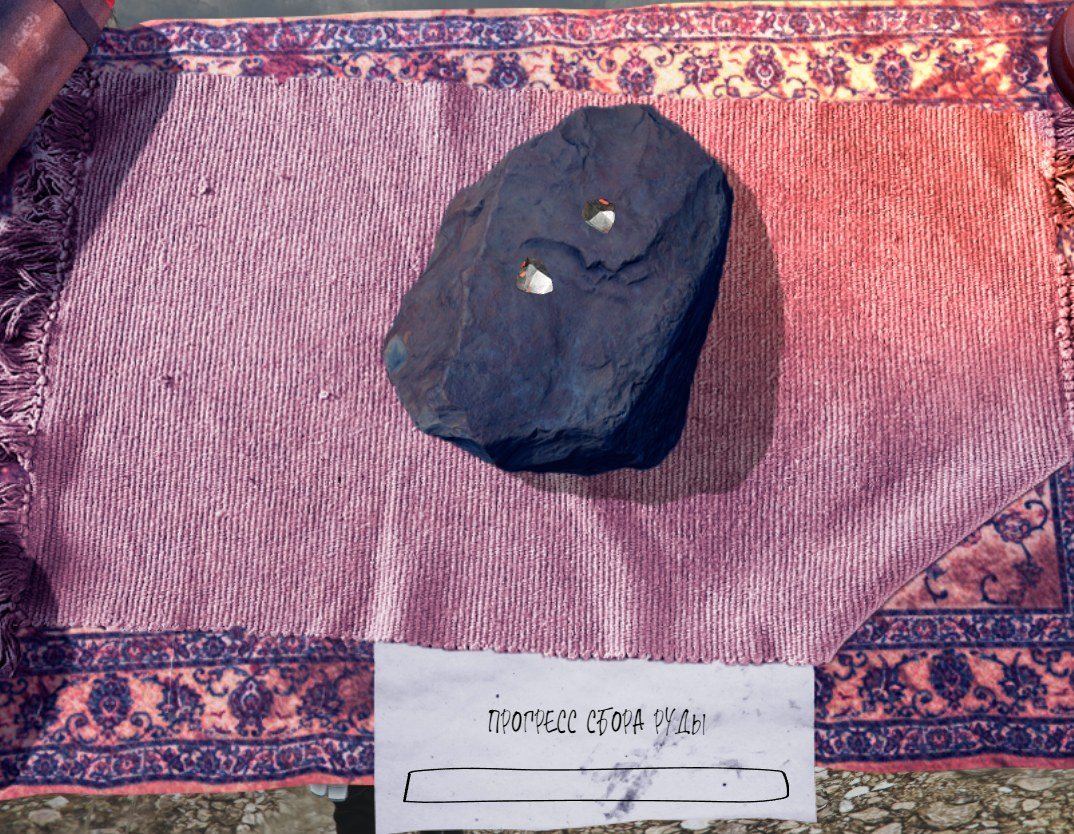
#> input picture tests/fixtures/miner/overlay-123454.jpg, 1074 x 834 px
$ python -i vision.py   (imports and definitions only)
#> lines starting #> are read from the running program, lines starting #| are printed output that depends on the picture; after the words box and inside, x2 and y2 are one past the last pixel; in counts of white or black regions, pixels touching at a corner belong together
"""Разбор кадра карьера в GTA: стол, полоса добычи, вкрапления, уведомление.

Модуль не создаёт окон и не отправляет ввод: он получает кадр и отвечает, что
сейчас на экране. Так же живут пара ``blackjack.py`` / ``blackjack_vision.py``
и начинка ``poker/`` — распознавание проверяется на сохранённых кадрах без
запуска CustomTkinter.

Области заданы долями клиентской области, а размеры знаков и ядер — в пикселях
эталонного кадра 2560x1440. Кадр другого разрешения приводится к эталону в
``to_reference()``, поэтому 1920x1080 считается теми же числами, а координаты
целей возвращаются обратно в систему исходного кадра.

Замеры сняты по записи карьера от 26.08.2026 (38 камней) и разобраны в
``tests/fixtures/miner/README.md``.
"""

from __future__ import annotations

import ctypes
from ctypes import wintypes
from functools import lru_cache
from typing import NamedTuple

import cv2
import numpy as np


ORE_TYPES: tuple[tuple[str, str], ...] = (
    ("iron", "Железная"),
    ("silver", "Серебряная"),
    ("copper", "Медная"),
    ("tin", "Оловянная"),
    ("gold", "Золотая"),
    ("manganese", "Марганцевая"),
    ("silicon", "Кремниевая"),
    ("chrome", "Хромовая"),
    ("nickel", "Никелевая"),
)
ORE_NAMES = dict(ORE_TYPES)
ORE_KEYS = tuple(key for key, _title in ORE_TYPES)

REFERENCE_WIDTH = 2560
REFERENCE_HEIGHT = 1440

# Ковёр занимает середину экрана целиком; кусок взят с запасом внутрь, чтобы
# в него не попадали ни земля, ни подсказки по краям кадра.
RUG_SAMPLE_RATIO = (0.30, 0.20, 0.42, 0.58)
RUG_SAMPLE_SHARE = 0.30
# Полоса «Добыча руды» в правом нижнем углу: замерена как 226x8 в (2280,1334).
MINING_BAR_RATIO = (0.86, 0.915, 0.13, 0.025)
# Плашка уведомления «Вы собрали … руда!» по низу экрана, замерена в
# (1001,1336)-(1542,1402). Текст в ней прижат влево, а не отцентрован.
TOAST_RATIO = (0.34, 0.9278, 0.32, 0.0458)

PINK_RUG = ((145, 30, 55), (179, 255, 255))
# Камень на ковре синевато-серый при любом освещении записи: hue 104-124,
# насыщенность от 78. Земля и бумажка «прогресс сбора руды» тёплые (hue 7-20)
# и в эти границы не попадают.
STONE_HUE = (98, 128)
STONE_MIN_SATURATION = 65
STONE_VALUE = (50, 140)
# Камни записи занимают 44 000-107 000 px², сточенный — меньше. Порог взят
# заметно ниже самого мелкого: отбор всё равно держится на цвете и форме.
STONE_MIN_AREA = 18_000
STONE_MIN_FILL = 0.52
# Шейка между слипшимися камнями бывает и в девять пикселей, и в сорок.
STONE_SPLIT_EROSIONS = (9, 17, 25, 33, 41)

# Шире любого спрайта руды: top-hat этим ядром оставляет вкрапление и убирает
# сам камень. Прямоугольник, а не эллипс, не для красоты — OpenCV раскладывает
# его на два прохода, и кадр разбирается за десятки миллисекунд вместо секунд.
INCLUSION_KERNEL = cv2.getStructuringElement(cv2.MORPH_RECT, (71, 71))
# После top-hat крупинка руды сидит в верхнем проценте яркости камня: медиана
# фона 20-29, девяностый процентиль 49-92, а сами вкрапления 200-255.
INCLUSION_THRESHOLD = 150
INCLUSION_AREA = (28, 2600)
# Плотность цели: её площадь к площади выпуклой оболочки. Отсекает не руду, а
# растянутые кляксы — трещины, кайму ковра, лучи вспышки сбора.
#
# Порог стоял на 0,62 и резал ровно посередине живого облака. Бледный
# серебристый кристалл полупрозрачный: от камня у него отклоняется только
# светящийся контур и рёбра граней, а плоская середина — нет, и после top-hat
# он выходит не пятном, а полым рваным кольцом. Оболочка у кольца вдвое больше
# его самого, и плотность падает в 0,53-0,62 — под самый порог.
#
# По 1550 кадрам столов записи «тест 2»: у принятых целей минимум 0,621, у
# отброшенных максимум 0,620. Зазора между двумя кучами нет — это одна куча,
# разрезанная константой. Ниже 0,50 не живёт вообще ничего (самая рыхлая цель
# записи — 0,413), поэтому порог опущен туда: он возвращает 503 цели из 509
# отброшенных и не пускает ничего нового.
INCLUSION_MIN_SOLIDITY = 0.50
# Крупинка руды поперёк не больше сорока пикселей: цели ближе этого — куски
# одного блестящего спрайта, а не две руды.
INCLUSION_MERGE_DISTANCE = 30
# Стрелка курсора на камне — белое пятно с тёмной обводкой, и своё отклонение
# от камня у неё не хуже, чем у руды: на записи «тест 2» она набирала 245 при
# 212 у настоящего кристалла и вставала первой в очереди. Кликать её бесполезно
# — мышь уже там, — и стол 3:42 простоял из-за этого пять секунд.
#
# Поэтому под курсором отклонение гасится. Не цель отбрасывается, а пиксели:
# крупинка, накрытая стрелкой, остаётся целью по тому, что торчит из-под неё.
# Замерено вычитанием кадров: след стрелки 11x18 при 2560x1440. Рамка взята с
# запасом — на 1920x1080 тот же курсор после приведения к эталону крупнее.
CURSOR_PATCH = (-3, -3, 16, 26)
# Ниже этой яркости насыщенность пикселя ничего не значит — см. отбор целей.
LIT_ENOUGH_FOR_SATURATION = 65
# Руда отражает свет, щель между гранями — нет. Цель, в которой света нет
# вовсе, — это тень, и кликать по ней бесполезно: см. отбор целей.
LIT_ENOUGH_FOR_ORE = 25
# Тёмные выемки по силуэту камня похожи на чёрную руду. Центр цели обязан
# лежать внутри камня, ужатого на эту кайму.
INCLUSION_EDGE_MARGIN = 19

# Слова уведомления. «собрали» и «руда!» в нём не меняются, и по их ширине
# видно и масштаб текста, и что читается именно та фраза.
TOAST_ANCHOR = "собрали"
TOAST_TAIL = "руда!"
TOAST_ANCHOR_WIDTH = (60, 78)
TOAST_TAIL_WIDTH = (36, 50)
TOAST_ORE_WIDTH = (58, 150)
TOAST_WORD_GAP = 6
TOAST_ACCEPT_DISTANCE = 0.16
TOAST_WIDTH_TOLERANCE = 7.0
TOAST_FACES = ("Segoe UI", "Calibri", "Arial", "Tahoma", "Franklin Gothic Medium")
TOAST_HEIGHTS = (19, 20, 21, 22, 23, 24)


class OreTarget(NamedTuple):
    """Вкрапление руды на камне: куда нажимать и насколько уверенно."""

    x: int
    y: int
    score: float
    kind: str


class ToastReading(NamedTuple):
    """Что удалось прочитать в плашке «Вы собрали … руда!»."""

    visible: bool
    ore: str | None
    distance: float


# [6 lines left out: function supported_resolution, not called in this run]


def to_reference(image: np.ndarray) -> tuple[np.ndarray, float, float]:
    """Привести кадр к 2560x1440 и вернуть множители обратного пересчёта."""
    height, width = image.shape[:2]
    if width == REFERENCE_WIDTH and height == REFERENCE_HEIGHT:
        return image, 1.0, 1.0
    scaled = cv2.resize(
        image, (REFERENCE_WIDTH, REFERENCE_HEIGHT), interpolation=cv2.INTER_AREA,
    )
    return scaled, width / REFERENCE_WIDTH, height / REFERENCE_HEIGHT


# [76 lines left out: functions _crop, sorting_table_visible, _mining_bar_box, mining_bar_visible, mining_bar_fill, not called in this run]


def _rug_mask(hsv: np.ndarray) -> np.ndarray:
    rug = cv2.inRange(hsv, *PINK_RUG)
    # Смыкание залечивает крапинки узора. Оно только добавляет розовое, поэтому
    # узкая полоска ковра между двумя соприкасающимися камнями от него не
    # исчезает — а именно на ней камни и разделяются.
    #
    # Ядро маленькое не случайно. Красная руда по цвету от ковра неотличима и
    # попадает в эту маску; ядром 25x25 её раздувало до края камня, выемка
    # выходила на силуэт, и заливка контура её уже не закрывала. На тридцати
    # семи столах записи разница между 25 и 9 — шестнадцать найденных
    # вкраплений, а число самих камней не меняется вовсе.
    return cv2.morphologyEx(rug, cv2.MORPH_CLOSE, np.ones((9, 9), dtype=np.uint8))


def _fill_interior(mask: np.ndarray) -> np.ndarray:
    """Залить силуэт до внешнего контура.

    Красная руда по оттенку от розового ковра неотличима: hue у неё уходит за
    180 и возвращается в тот же диапазон 145-179. Поэтому красное вкрапление
    попадает в маску ковра и **вырезает себе дырку в собственном камне** — на
    столе 3:23 записи так пропадало единственное оставшееся вкрапление. Заливка
    внешнего контура возвращает его внутрь камня. Выемки по силуэту при этом
    остаются снаружи: контур повторяет очертания, а не обтягивает их выпукло.
    """
    contours, _hierarchy = cv2.findContours(
        mask, cv2.RETR_EXTERNAL, cv2.CHAIN_APPROX_SIMPLE,
    )
    filled = np.zeros_like(mask)
    cv2.drawContours(filled, contours, -1, 255, cv2.FILLED)
    return filled


def _stone_masks(hsv: np.ndarray) -> list[np.ndarray]:
    """Камни как дырки внутри ковра.

    Искать камень своим цветом — путь, на котором он теряется при каждом
    новом освещении. Ковёр же на столе всегда один и тот же, и всё, что лежит
    внутри его силуэта дыркой, — это камень. Реквизит по краям (лампа, бочка,
    подушки) и бумажка «прогресс сбора руды» край силуэта режут, дырками не
    становятся и в отбор не попадают вовсе.
    """
    rug = _rug_mask(hsv)
    count, labels, stats, _centroids = cv2.connectedComponentsWithStats(rug)
    if count < 2:
        return []
    largest = max(range(1, count), key=lambda component: stats[component][4])
    silhouette = (labels == largest).astype(np.uint8) * 255
    holes = cv2.morphologyEx(
        cv2.bitwise_and(_fill_interior(silhouette), cv2.bitwise_not(rug)),
        cv2.MORPH_OPEN, np.ones((9, 9), dtype=np.uint8),
    )
    hole_count, hole_labels, hole_stats, _hole_centroids = (
        cv2.connectedComponentsWithStats(holes)
    )
    masks: list[np.ndarray] = []
    for component in range(1, hole_count):
        area = int(hole_stats[component][4])
        if area < STONE_MIN_AREA:
            continue
        piece = (hole_labels == component).astype(np.uint8) * 255
        # Не прошёл по форме — не выбрасываем, а пробуем разнять. Два камня
        # разделяет полоска ковра, но в тени она сама перестаёт быть розовой,
        # и пара слипается в один блоб.
        candidates = [piece] if _looks_like_stone(piece) else _split_touching_stones(piece)
        for candidate in candidates:
            if _stone_colour_fits(hsv, candidate):
                masks.append(_fill_interior(candidate))
    return masks


def _looks_like_stone(mask: np.ndarray) -> bool:
    """Камень занимает заметную часть своей рамки; слипшаяся пара — нет."""
    columns = np.where(mask.any(axis=0))[0]
    rows = np.where(mask.any(axis=1))[0]
    if not len(columns) or not len(rows):
        return False
    width = int(columns[-1] - columns[0] + 1)
    height = int(rows[-1] - rows[0] + 1)
    area = int(np.count_nonzero(mask))
    return area >= STONE_MIN_AREA and area / max(1, width * height) >= STONE_MIN_FILL


def _stone_colour_fits(hsv: np.ndarray, mask: np.ndarray) -> bool:
    sample = hsv[mask > 0]
    if not len(sample):
        return False
    hue, saturation, value = (float(np.median(sample[:, index])) for index in range(3))
    return (
        STONE_HUE[0] <= hue <= STONE_HUE[1]
        and saturation >= STONE_MIN_SATURATION
        and STONE_VALUE[0] <= value <= STONE_VALUE[1]
    )


# [31 lines left out: function _split_touching_stones, not called in this run]


def _hue_gap(hue: np.ndarray, reference: float) -> np.ndarray:
    raw = np.abs(hue.astype(np.int16) - int(round(reference)))
    return np.minimum(raw, 180 - raw)


# [30 lines left out: functions _is_compact, _is_lit, not called in this run]


def _blank_cursor(deviation: np.ndarray, cursor: tuple[int, int] | None) -> None:
    """Погасить отклонение под стрелкой курсора — прямо в ``deviation``.

    Стрелка отклоняется от камня не хуже руды и на записи вставала первой в
    очереди, а клик по ней уходит в никуда: мышь и так уже там. Гасятся именно
    пиксели, а не готовая цель, — крупинку под стрелкой видно по тому, что
    из-под неё торчит, и она остаётся целью.
    """
    if cursor is None:
        return
    x, y = cursor
    dx, dy, width, height = CURSOR_PATCH
    # Обрезаем по самому кадру, а не полагаемся на срез: у отрицательного конца
    # среза numpy отсчитывает от другого края и гасит пол-камня.
    left = max(0, x + dx)
    top = max(0, y + dy)
    right = min(deviation.shape[1], x + dx + width)
    bottom = min(deviation.shape[0], y + dy + height)
    if left >= right or top >= bottom:
        return
    deviation[top:bottom, left:right] = 0


def _targets_on_stone(
    hsv: np.ndarray, body: np.ndarray, cursor: tuple[int, int] | None = None,
) -> list[tuple[int, int, float, str]]:
    """Вкрапление — это мелкое отклонение от цвета своего же камня.

    Эталон берётся с самого камня, поэтому правило работает и на сером камне
    в тени, и на синем на закате. Отклонение прогоняется через top-hat: грани,
    трещины и тени крупные, ядро их съедает, а крупинка руды остаётся.
    """
    if not np.any(body):
        return []
    rows, columns = np.where(body > 0)
    # Ядро top-hat смотрит на 35 пикселей вокруг, поэтому камень режется с
    # запасом: без него у самой кромки открывающее преобразование опирается на
    # пустоту, и весь силуэт вспыхивает ложной каймой.
    pad = INCLUSION_KERNEL.shape[0] // 2 + 5
    top = max(0, int(rows.min()) - pad)
    bottom = min(hsv.shape[0], int(rows.max()) + pad + 1)
    left = max(0, int(columns.min()) - pad)
    right = min(hsv.shape[1], int(columns.max()) + pad + 1)
    patch = hsv[top:bottom, left:right]
    stone = body[top:bottom, left:right]
    inside = stone > 0

    sample = patch[inside]
    hue_reference = float(np.median(sample[:, 0]))
    saturation_reference = float(np.median(sample[:, 1]))
    value_reference = float(np.median(sample[:, 2]))

    hue_gap = _hue_gap(patch[:, :, 0], hue_reference) * 3
    saturation_gap = np.abs(patch[:, :, 1].astype(np.int16) - int(saturation_reference))
    # Насыщенность в темноте — не цвет, а шум: у почти чёрного пикселя S
    # уползает к 255 просто оттого, что делить не на что. Тёмная фаска по
    # нижнему краю камня из-за этого давала отклонение 173 при пороге 150 и
    # выглядела рудой убедительнее самой руды: на столе 2:33 записи от 09:50
    # таких ложных целей было шесть из десяти, и одна из них закрывала собой
    # настоящее красное вкрапление. Оттенок в темноте ещё различим — у тёмной
    # руды он расходится с камнем втрое сильнее, чем у фаски, — поэтому
    # гасится только насыщенность.
    saturation_gap[patch[:, :, 2] < LIT_ENOUGH_FOR_SATURATION] = 0
    value_gap = np.abs(patch[:, :, 2].astype(np.int16) - int(value_reference)) * 3 // 2
    deviation = np.maximum(np.maximum(hue_gap, saturation_gap), value_gap)
    deviation = np.clip(deviation, 0, 255).astype(np.uint8)
    _blank_cursor(
        deviation, None if cursor is None else (cursor[0] - left, cursor[1] - top),
    )

    peaks = cv2.morphologyEx(deviation, cv2.MORPH_TOPHAT, INCLUSION_KERNEL)
    strong = (peaks >= INCLUSION_THRESHOLD).astype(np.uint8) * 255
    core = cv2.erode(
        stone, cv2.getStructuringElement(
            cv2.MORPH_ELLIPSE, (INCLUSION_EDGE_MARGIN * 2 + 1,) * 2,
        ),
    )
    strong = cv2.bitwise_and(strong, core)
    strong = cv2.morphologyEx(strong, cv2.MORPH_CLOSE, np.ones((3, 3), dtype=np.uint8))

    count, labels, stats, centroids = cv2.connectedComponentsWithStats(strong)
    found: list[tuple[int, int, float, str]] = []
    for component in range(1, count):
        x, y, width, height, area = map(int, stats[component])
        if not INCLUSION_AREA[0] <= area <= INCLUSION_AREA[1]:
            continue
        center_x, center_y = (int(round(value)) for value in centroids[component])
        if not core[center_y, center_x]:
            continue
        piece = (labels == component).astype(np.uint8) * 255
        if not _is_compact(piece[y:y + height, x:x + width], area):
            continue
        blob = piece > 0
        if not _is_lit(patch[:, :, 2], blob):
            continue
        score = float(np.mean(peaks[blob]))
        coloured = float(np.mean(hue_gap[blob])) >= 30
        found.append((
            left + center_x, top + center_y, score,
            "цветное" if coloured else "тёмное",
        ))
    return found


def _merge_nearby(
    targets: list[tuple[int, int, float, str]],
) -> list[tuple[int, int, float, str]]:
    """Оставить от одной крупинки одну цель.

    Спрайт руды блестит, и порог режет его на два-три куска: помощник тратил
    на такую крупинку три клика вместо одного, а на цель уходит 0,6 с при столе
    длиной 3,9 с по медиане.
    Слипшиеся ближе тридцати пикселей цели — это одна цель, и берётся у неё
    лучший скор.
    """
    kept: list[tuple[int, int, float, str]] = []
    for x, y, score, kind in targets:
        if any(
            (x - other_x) ** 2 + (y - other_y) ** 2 <= INCLUSION_MERGE_DISTANCE ** 2
            for other_x, other_y, _score, _kind in kept
        ):
            continue
        kept.append((x, y, score, kind))
    return kept


def find_ore_targets(
    image: np.ndarray, cursor: tuple[int, int] | None = None,
) -> list[OreTarget]:
    """Вкрапления руды на камнях стола, самые уверенные первыми.

    ``cursor`` — где сейчас стрелка мыши в координатах кадра. Её пиксели из
    разбора выпадают: сама по себе стрелка на камне выглядит рудой не хуже
    настоящей, а клик по ней уходит в никуда. Без точки помощник разбирает
    кадр как раньше — зрение само по себе о мыши ничего не знает.
    """
    if image is None or image.size == 0:
        return []
    reference, scale_x, scale_y = to_reference(image)
    if cursor is not None:
        cursor = (round(cursor[0] / scale_x), round(cursor[1] / scale_y))
    hsv = cv2.cvtColor(reference, cv2.COLOR_BGR2HSV)
    found: list[tuple[int, int, float, str]] = []
    for body in _stone_masks(hsv):
        found.extend(_targets_on_stone(hsv, body, cursor))
    found.sort(key=lambda target: -target[2])
    return [
        OreTarget(round(x * scale_x), round(y * scale_y), score, kind)
        for x, y, score, kind in _merge_nearby(found)
    ]


class _BitmapInfoHeader(ctypes.Structure):
    _fields_ = [
        ("biSize", wintypes.DWORD), ("biWidth", wintypes.LONG),
        ("biHeight", wintypes.LONG), ("biPlanes", wintypes.WORD),
        ("biBitCount", wintypes.WORD), ("biCompression", wintypes.DWORD),
        ("biSizeImage", wintypes.DWORD), ("biXPelsPerMeter", wintypes.LONG),
        ("biYPelsPerMeter", wintypes.LONG), ("biClrUsed", wintypes.DWORD),
        ("biClrImportant", wintypes.DWORD),
    ]


class _BitmapInfo(ctypes.Structure):
    _fields_ = [("bmiHeader", _BitmapInfoHeader), ("bmiColors", wintypes.DWORD * 3)]


RUSSIAN_CHARSET = 204
# В GDI OPAQUE это 2, а TRANSPARENT — 1. С непрозрачным фоном по умолчанию
# белый и текст белый: слово выходит сплошным прямоугольником своей ширины.
TRANSPARENT_BACKGROUND = 1
BLACK_BRUSH = 4


# [51 lines left out: function render_word, not called in this run]


def _profile(mask: np.ndarray) -> np.ndarray:
    values = (mask > 20).mean(axis=0).astype(np.float32)
    return cv2.GaussianBlur(values.reshape(1, -1), (0, 0), 1.2).ravel()


# [120 lines left out: functions _shape_distance, _toast_words, _ore_word, classify_ore_word, read_ore_toast, not called in this run]

>>> import cv2
>>> picture = cv2.imread('../../../tests/fixtures/miner/overlay-123454.jpg')
#> picture is the input picture: shape (834, 1074, 3); mean B, G, R 131.5, 111.9, 151.8
>>> result = find_ore_targets(picture)
#> in to_reference, `scaled = cv2.resize( image, (REFERENCE_WIDTH, REFERENCE_HEIGHT), inter..`:
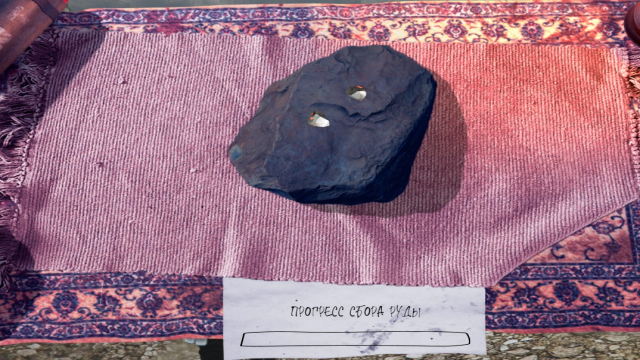
#> scaled: shape (1440, 2560, 3) (shown at 1/4 size); mean B, G, R 131.4, 111.8, 151.8
#> in find_ore_targets, `reference, scale_x, scale_y = to_reference(image)`: scale_x = 0.42; scale_y = 0.579
#> in _rug_mask, `rug = cv2.inRange(hsv, *PINK_RUG)`:
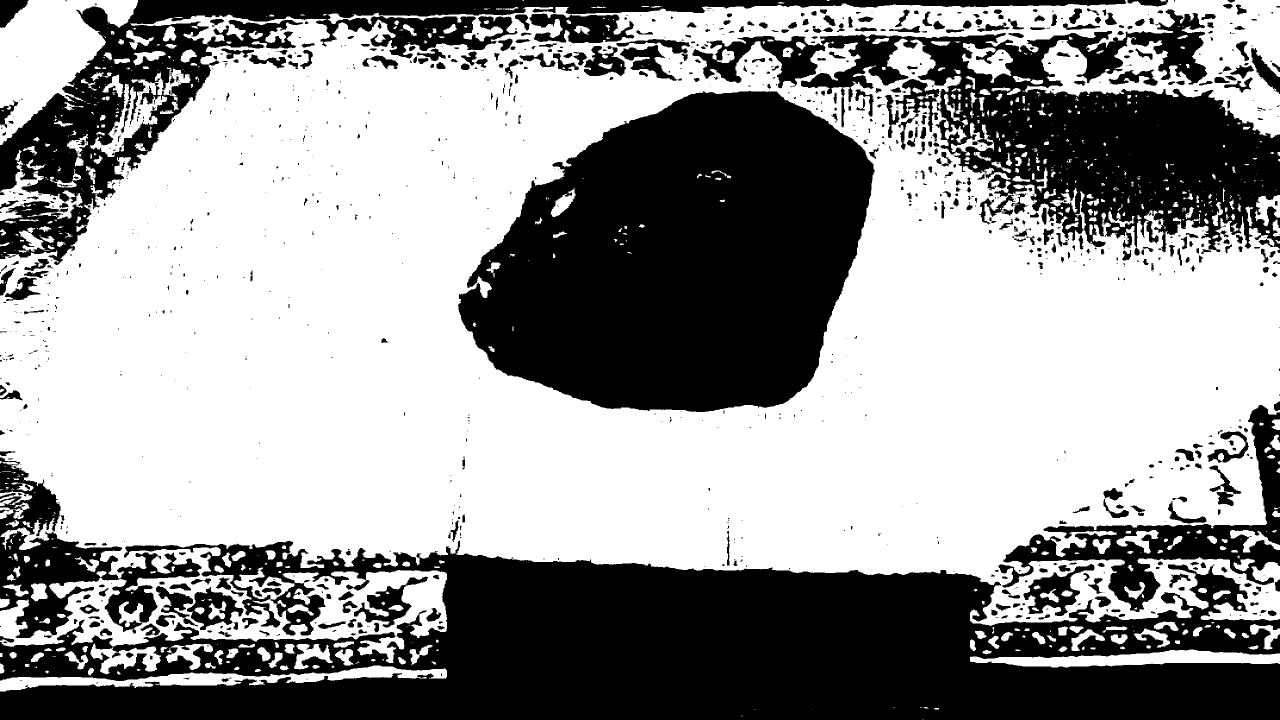
#> rug: shape (1440, 2560) (shown at 1/2 size); 59.1% white; 1238 black regions (717 under 20 px), largest, box (x1, y1, x2, y2) and area: (0, 1081, 2560, 1440) 577068, (916, 182, 1749, 824) 385949, (1385, 19, 2560, 505) 204204
#> in _stone_masks, `rug = _rug_mask(hsv)`:
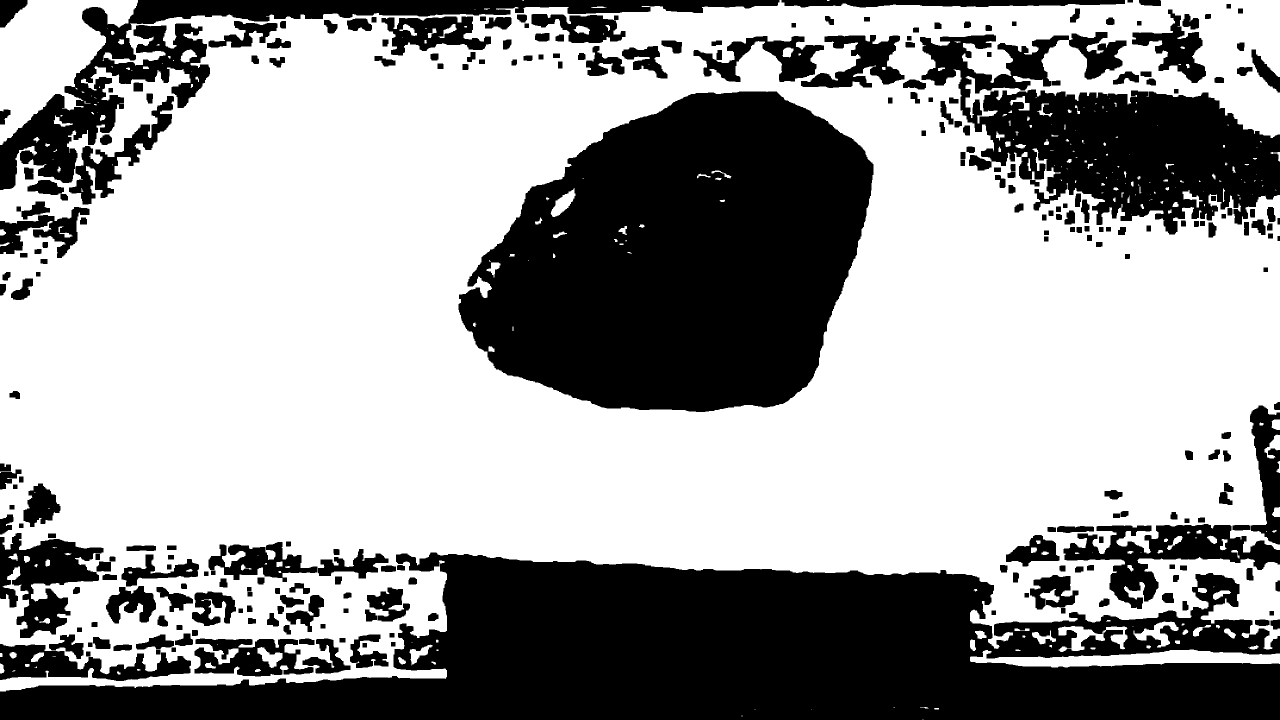
#> rug: shape (1440, 2560) (shown at 1/2 size); 62.6% white; 267 black regions, largest, box (x1, y1, x2, y2) and area: (0, 1105, 2560, 1440) 504819, (917, 183, 1747, 824) 385042, (1840, 64, 2560, 469) 138282
#> in _stone_masks, `count, labels, stats, _centroids = cv2.connectedComponentsWithStats(rug)`: count = 298
#> (the rest of the program and of its run is left out)
